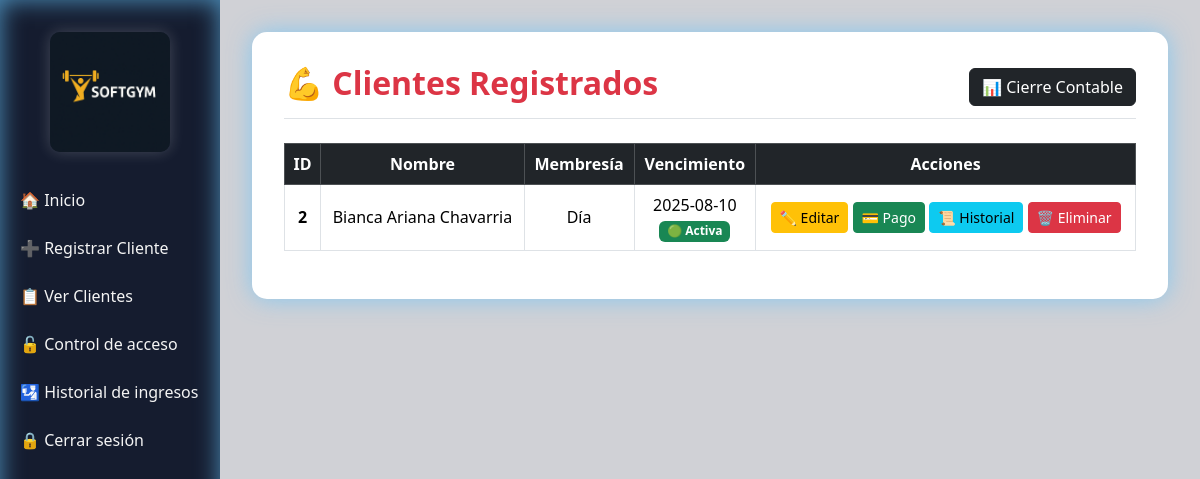
Page /clientes (signed in) on the committed database.
### app.py (models this page shows)
class Cliente(db.Model):
    id = db.Column(db.Integer, primary_key=True)
    nombre = db.Column(db.String(100), nullable=False)
    membresia = db.Column(db.String(50), nullable=False)
    vencimiento = db.Column(Date, nullable=False)
    gimnasio_id = db.Column(db.Integer, db.ForeignKey('gimnasio.id'), nullable=False)
    gimnasio = db.relationship('Gimnasio', backref='clientes')

### app.py (the view)
@app.route("/clientes")
@login_requerido
def lista_clientes():
    gimnasio_id = session.get("gimnasio_id")
    clientes = Cliente.query.filter_by(gimnasio_id=gimnasio_id).all()
    for cliente in clientes:
        if cliente.vencimiento:
            cliente.estado = "VENCIDA" if cliente.vencimiento < datetime.now().date() else "ACTIVA"
        else:
            cliente.estado = "DESCONOCIDO"
    return render_template("clientes.html", clientes=clientes)

### app.py (called while the page is built)
def login_requerido(f):
    @wraps(f)
    def decorador(*args, **kwargs):
        if 'usuario_id' not in session:
            flash("⚠️ Inicia sesión primero", "warning")
            return redirect(url_for('login'))
        return f(*args, **kwargs)
    return decorador

### templates/clientes.html (shortened to what this page needs)
{% extends "base.html" %}
{% block contenido %}
<div class="titulo mb-4 d-flex justify-content-between align-items-center border-bottom pb-2">
    <h2 class="text-danger fw-bold">💪 Clientes Registrados</h2>
    <a href="{{ url_for('cierre_contable') }}" class="btn btn-dark btn-custom">📊 Cierre Contable</a>
</div>
<table class="table table-bordered table-hover text-center align-middle">
    <thead class="table-dark">
        <tr>
            <th>ID</th>
            <th>Nombre</th>
            <th>Membresía</th>
            <th>Vencimiento</th>
            <th>Acciones</th>
        </tr>
    </thead>
    <tbody>
        {% for cliente in clientes %}
        <tr>
            <td><strong>{{ cliente.id }}</strong></td>
            <td>{{ cliente.nombre }}</td>
            <td>{{ cliente.membresia }}</td>
            <td>
                {{ cliente.vencimiento }}<br>
                {% if cliente.estado == 'ACTIVA' %}
                    <span class="badge bg-success">🟢 Activa</span>
                {% elif cliente.estado == 'VENCIDA' %}
                    <span class="badge bg-danger">🔴 Vencida</span>
                {% else %}
                    <span class="badge bg-secondary">❔ Desconocido</span>
                {% endif %}
            </td>
            <td>
                <a href="{{ url_for('editar_cliente', id=cliente.id) }}" class="btn btn-warning btn-sm btn-custom">✏️ Editar</a>
                <a href="{{ url_for('registrar_pago', cliente_id=cliente.id) }}" class="btn btn-success btn-sm btn-custom">💳 Pago</a>
                <a href="{{ url_for('historial_pagos', cliente_id=cliente.id) }}" class="btn btn-info btn-sm btn-custom">📜 Historial</a>
                <a href="{{ url_for('eliminar_cliente', id=cliente.id) }}" class="btn btn-danger btn-sm btn-custom" onclick="return confirm('¿Eliminar cliente?')">🗑️ Eliminar</a>
            </td>
        </tr>
        {% endfor %}
    </tbody>
</table>
{% endblock %}

### templates/base.html (style rules this page uses)
body { display: flex; margin: 0; background: #d0d1d6; color: #d0d1d6; font-family: 'Segoe UI', sans-serif; }

### rows in the picture
Cliente: id "2", nombre "Bianca Ariana Chavarria", membresia "Día", vencimiento "2025-08-10"
